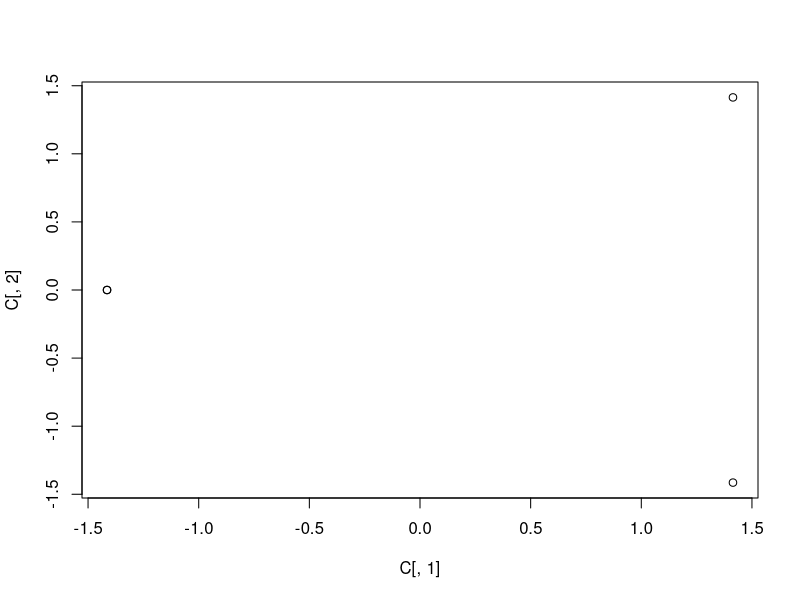
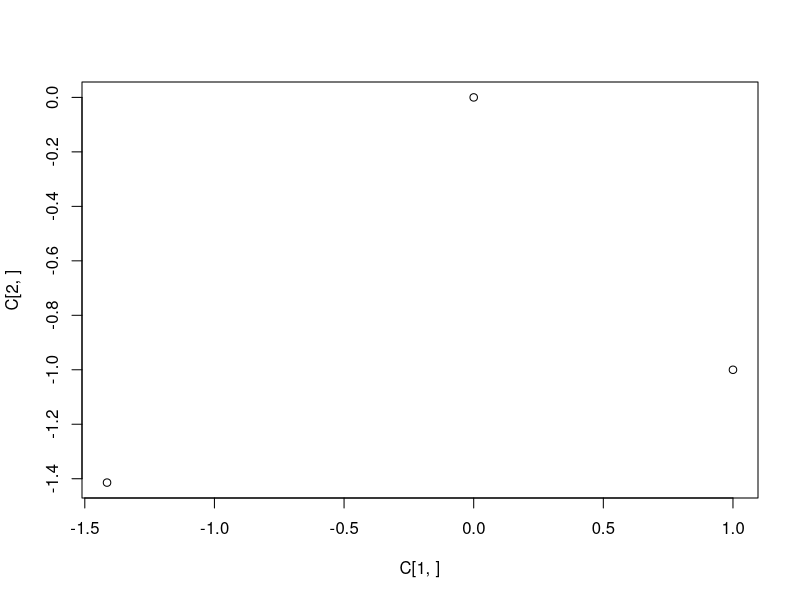

Source code (R) for these figures, in order:
X <- matrix(c(3, 4, 3, 1, 4, 3, 2, 3, 6, 2, 1, 4), nrow = 4, ncol = 3, byrow = T)
X <- scale(X, center = T, scale = F)
n <- dim(X)[1]
Dp <- diag(n) * 1 / n
V <- t(X) %*% Dp %*% X
tmp <- eigen(V)
L <- diag(tmp$values)
cat("\nValeurs propres\n")
prmatrix(L)
U <- tmp$vectors
cat("\nVecteurs propres\n")
prmatrix(U)
C <- X %*% U
cat("\nComposantes principales\n")
prmatrix(C)

png('individus.png')
plot(C[, 1], C[, 2])
dev.off()

png('variables.png')
plot(C[1,], C[2,])
dev.off()

K1 <- C[, 1] %*% t(U[, 1])
K2 <- K1 + C[, 2] %*% t(U[, 2])
K3 <- K2 + C[, 3] %*% t(U[, 3])
cat("\n K1 <- C[, 1] %*% t(U[, 1])\n")
prmatrix(K1)
cat("\n K2 <- K1 + C[, 2] %*% t(U[, 2])\n")
prmatrix(K2)
cat("\n K3 <- K2 + C[, 3] %*% t(U[, 3])\n")
prmatrix(K3)
